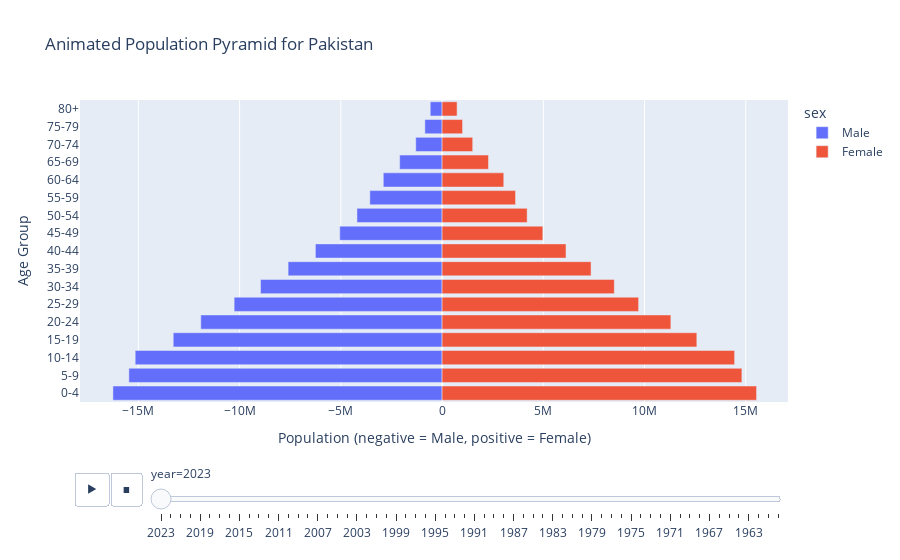

Notebook code for this chart:
### Code cell
# example usage
fig = animated_population_pyramid_wide(SA_df, country="Pakistan", animate_by='year')
fig.show()

### Figure 1 — Plotly figure (JSON) as saved in the notebook; plotly's stock layout.template omitted (floating-point values rounded to 4 significant figures)
{"data": [{"alignmentgroup": "True", "hovertemplate": "sex=Male<br>year=2023<br>population=%{x}<br>age_group=%{y}<extra></extra>", "legendgroup": "Male", "marker": {"color": "#636efa", "pattern": {"shape": ""}}, "name": "Male", "offsetgroup": "Male", "orientation": "h", "showlegend": true, "textposition": "auto", "type": "bar", "x": [-16257247, -15468716, -15157142, -13278663, -11916715, -10270086, -8964742, -7604308, -6256806, -5053256, -4204182, -3567569, -2903480, -2094500, -1300572, -849637, -583624], "xaxis": "x", "y": ["0-4", "5-9", "10-14", "15-19", "20-24", "25-29", "30-34", "35-39", "40-44", "45-49", "50-54", "55-59", "60-64", "65-69", "70-74", "75-79", "80+"], "yaxis": "y"}, {"alignmentgroup": "True", "hovertemplate": "sex=Female<br>year=2023<br>population=%{x}<br>age_group=%{y}<extra></extra>", "legendgroup": "Female", "marker": {"color": "#EF553B", "pattern": {"shape": ""}}, "name": "Female", "offsetgroup": "Female", "orientation": "h", "showlegend": true, "textposition": "auto", "type": "bar", "x": [15532166, 14807969, 14447627, 12582452, 11299772, 9706986, 8506781, 7357927, 6120022, 4976816, 4202041, 3628493, 3046567, 2293654, 1511994, 1011374, 740603], "xaxis": "x", "y": ["0-4", "5-9", "10-14", "15-19", "20-24", "25-29", "30-34", "35-39", "40-44", "45-49", "50-54", "55-59", "60-64", "65-69", "70-74", "75-79", "80+"], "yaxis": "y"}], "layout": {"barmode": "relative", "legend": {"title": {"text": "sex"}, "tracegroupgap": 0}, "sliders": [{"active": 0, "currentvalue": {"prefix": "year="}, "len": 0.9, "pad": {"b": 10, "t": 60}, "steps": [{"args": [["2023"], {"frame": {"duration": 0, "redraw": true}, "fromcurrent": true, "mode": "immediate", "transition": {"duration": 0, "easing": "linear"}}], "label": "2023", "method": "animate"}, {"args": [["2022"], {"frame": {"duration": 0, "redraw": true}, "fromcurrent": true, "mode": "immediate", "transition": {"duration": 0, "easing": "linear"}}], "label": "2022", "method": "animate"}, {"args": [["2021"], {"frame": {"duration": 0, "redraw": true}, "fromcurrent": true, "mode": "immediate", "transition": {"duration": 0, "easing": "linear"}}], "label": "2021", "method": "animate"}, {"args": [["2020"], {"frame": {"duration": 0, "redraw": true}, "fromcurrent": true, "mode": "immediate", "transition": {"duration": 0, "easing": "linear"}}], "label": "2020", "method": "animate"}, {"args": [["2019"], {"frame": {"duration": 0, "redraw": true}, "fromcurrent": true, "mode": "immediate", "transition": {"duration": 0, "easing": "linear"}}], "label": "2019", "method": "animate"}, {"args": [["2018"], {"frame": {"duration": 0, "redraw": true}, "fromcurrent": true, "mode": "immediate", "transition": {"duration": 0, "easing": "linear"}}], "label": "2018", "method": "animate"}, {"args": [["2017"], {"frame": {"duration": 0, "redraw": true}, "fromcurrent": true, "mode": "immediate", "transition": {"duration": 0, "easing": "linear"}}], "label": "2017", "method": "animate"}, {"args": [["2016"], {"frame": {"duration": 0, "redraw": true}, "fromcurrent": true, "mode": "immediate", "transition": {"duration": 0, "easing": "linear"}}], "label": "2016", "method": "animate"}, {"args": [["2015"], {"frame": {"duration": 0, "redraw": true}, "fromcurrent": true, "mode": "immediate", "transition": {"duration": 0, "easing": "linear"}}], "label": "2015", "method": "animate"}, {"args": [["2014"], {"frame": {"duration": 0, "redraw": true}, "fromcurrent": true, "mode": "immediate", "transition": {"duration": 0, "easing": "linear"}}], "label": "2014", "method": "animate"}, {"args": [["2013"], {"frame": {"duration": 0, "redraw": true}, "fromcurrent": true, "mode": "immediate", "transition": {"duration": 0, "easing": "linear"}}], "label": "2013", "method": "animate"}, {"args": [["2012"], {"frame": {"duration": 0, "redraw": true}, "fromcurrent": true, "mode": "immediate", "transition": {"duration": 0, "easing": "linear"}}], "label": "2012", "method": "animate"}, {"args": [["2011"], {"frame": {"duration": 0, "redraw": true}, "fromcurrent": true, "mode": "immediate", "transition": {"duration": 0, "easing": "linear"}}], "label": "2011", "method": "animate"}, {"args": [["2010"], {"frame": {"duration": 0, "redraw": true}, "fromcurrent": true, "mode": "immediate", "transition": {"duration": 0, "easing": "linear"}}], "label": "2010", "method": "animate"}, {"args": [["2009"], {"frame": {"duration": 0, "redraw": true}, "fromcurrent": true, "mode": "immediate", "transition": {"duration": 0, "easing": "linear"}}], "label": "2009", "method": "animate"}, {"args": [["2008"], {"frame": {"duration": 0, "redraw": true}, "fromcurrent": true, "mode": "immediate", "transition": {"duration": 0, "easing": "linear"}}], "label": "2008", "method": "animate"}, {"args": [["2007"], {"frame": {"duration": 0, "redraw": true}, "fromcurrent": true, "mode": "immediate", "transition": {"duration": 0, "easing": "linear"}}], "label": "2007", "method": "animate"}, {"args": [["2006"], {"frame": {"duration": 0, "redraw": true}, "fromcurrent": true, "mode": "immediate", "transition": {"duration": 0, "easing": "linear"}}], "label": "2006", "method": "animate"}, {"args": [["2005"], {"frame": {"duration": 0, "redraw": true}, "fromcurrent": true, "mode": "immediate", "transition": {"duration": 0, "easing": "linear"}}], "label": "2005", "method": "animate"}, {"args": [["2004"], {"frame": {"duration": 0, "redraw": true}, "fromcurrent": true, "mode": "immediate", "transition": {"duration": 0, "easing": "linear"}}], "label": "2004", "method": "animate"}, {"args": [["2003"], {"frame": {"duration": 0, "redraw": true}, "fromcurrent": true, "mode": "immediate", "transition": {"duration": 0, "easing": "linear"}}], "label": "2003", "method": "animate"}, {"args": [["2002"], {"frame": {"duration": 0, "redraw": true}, "fromcurrent": true, "mode": "immediate", "transition": {"duration": 0, "easing": "linear"}}], "label": "2002", "method": "animate"}, {"args": [["2001"], {"frame": {"duration": 0, "redraw": true}, "fromcurrent": true, "mode": "immediate", "transition": {"duration": 0, "easing": "linear"}}], "label": "2001", "method": "animate"}, {"args": [["2000"], {"frame": {"duration": 0, "redraw": true}, "fromcurrent": true, "mode": "immediate", "transition": {"duration": 0, "easing": "linear"}}], "label": "2000", "method": "animate"}, {"args": [["1999"], {"frame": {"duration": 0, "redraw": true}, "fromcurrent": true, "mode": "immediate", "transition": {"duration": 0, "easing": "linear"}}], "label": "1999", "method": "animate"}, {"args": [["1998"], {"frame": {"duration": 0, "redraw": true}, "fromcurrent": true, "mode": "immediate", "transition": {"duration": 0, "easing": "linear"}}], "label": "1998", "method": "animate"}, {"args": [["1997"], {"frame": {"duration": 0, "redraw": true}, "fromcurrent": true, "mode": "immediate", "transition": {"duration": 0, "easing": "linear"}}], "label": "1997", "method": "animate"}, {"args": [["1996"], {"frame": {"duration": 0, "redraw": true}, "fromcurrent": true, "mode": "immediate", "transition": {"duration": 0, "easing": "linear"}}], "label": "1996", "method": "animate"}, {"args": [["1995"], {"frame": {"duration": 0, "redraw": true}, "fromcurrent": true, "mode": "immediate", "transition": {"duration": 0, "easing": "linear"}}], "label": "1995", "method": "animate"}, {"args": [["1994"], {"frame": {"duration": 0, "redraw": true}, "fromcurrent": true, "mode": "immediate", "transition": {"duration": 0, "easing": "linear"}}], "label": "1994", "method": "animate"}, {"args": [["1993"], {"frame": {"duration": 0, "redraw": true}, "fromcurrent": true, "mode": "immediate", "transition": {"duration": 0, "easing": "linear"}}], "label": "1993", "method": "animate"}, {"args": [["1992"], {"frame": {"duration": 0, "redraw": true}, "fromcurrent": true, "mode": "immediate", "transition": {"duration": 0, "easing": "linear"}}], "label": "1992", "method": "animate"}, {"args": [["1991"], {"frame": {"duration": 0, "redraw": true}, "fromcurrent": true, "mode": "immediate", "transition": {"duration": 0, "easing": "linear"}}], "label": "1991", "method": "animate"}, {"args": [["1990"], {"frame": {"duration": 0, "redraw": true}, "fromcurrent": true, "mode": "immediate", "transition": {"duration": 0, "easing": "linear"}}], "label": "1990", "method": "animate"}, {"args": [["1989"], {"frame": {"duration": 0, "redraw": true}, "fromcurrent": true, "mode": "immediate", "transition": {"duration": 0, "easing": "linear"}}], "label": "1989", "method": "animate"}, {"args": [["1988"], {"frame": {"duration": 0, "redraw": true}, "fromcurrent": true, "mode": "immediate", "transition": {"duration": 0, "easing": "linear"}}], "label": "1988", "method": "animate"}, {"args": [["1987"], {"frame": {"duration": 0, "redraw": true}, "fromcurrent": true, "mode": "immediate", "transition": {"duration": 0, "easing": "linear"}}], "label": "1987", "method": "animate"}, {"args": [["1986"], {"frame": {"duration": 0, "redraw": true}, "fromcurrent": true, "mode": "immediate", "transition": {"duration": 0, "easing": "linear"}}], "label": "1986", "method": "animate"}, {"args": [["1985"], {"frame": {"duration": 0, "redraw": true}, "fromcurrent": true, "mode": "immediate", "transition": {"duration": 0, "easing": "linear"}}], "label": "1985", "method": "animate"}, {"args": [["1984"], {"frame": {"duration": 0, "redraw": true}, "fromcurrent": true, "mode": "immediate", "transition": {"duration": 0, "easing": "linear"}}], "label": "1984", "method": "animate"}, {"args": [["1983"], {"frame": {"duration": 0, "redraw": true}, "fromcurrent": true, "mode": "immediate", "transition": {"duration": 0, "easing": "linear"}}], "label": "1983", "method": "animate"}, {"args": [["1982"], {"frame": {"duration": 0, "redraw": true}, "fromcurrent": true, "mode": "immediate", "transition": {"duration": 0, "easing": "linear"}}], "label": "1982", "method": "animate"}, {"args": [["1981"], {"frame": {"duration": 0, "redraw": true}, "fromcurrent": true, "mode": "immediate", "transition": {"duration": 0, "easing": "linear"}}], "label": "1981", "method": "animate"}, {"args": [["1980"], {"frame": {"duration": 0, "redraw": true}, "fromcurrent": true, "mode": "immediate", "transition": {"duration": 0, "easing": "linear"}}], "label": "1980", "method": "animate"}, {"args": [["1979"], {"frame": {"duration": 0, "redraw": true}, "fromcurrent": true, "mode": "immediate", "transition": {"duration": 0, "easing": "linear"}}], "label": "1979", "method": "animate"}, {"args": [["1978"], {"frame": {"duration": 0, "redraw": true}, "fromcurrent": true, "mode": "immediate", "transition": {"duration": 0, "easing": "linear"}}], "label": "1978", "method": "animate"}, {"args": [["1977"], {"frame": {"duration": 0, "redraw": true}, "fromcurrent": true, "mode": "immediate", "transition": {"duration": 0, "easing": "linear"}}], "label": "1977", "method": "animate"}, {"args": [["1976"], {"frame": {"duration": 0, "redraw": true}, "fromcurrent": true, "mode": "immediate", "transition": {"duration": 0, "easing": "linear"}}], "label": "1976", "method": "animate"}, {"args": [["1975"], {"frame": {"duration": 0, "redraw": true}, "fromcurrent": true, "mode": "immediate", "transition": {"duration": 0, "easing": "linear"}}], "label": "1975", "method": "animate"}, {"args": [["1974"], {"frame": {"duration": 0, "redraw": true}, "fromcurrent": true, "mode": "immediate", "transition": {"duration": 0, "easing": "linear"}}], "label": "1974", "method": "animate"}, {"args": [["1973"], {"frame": {"duration": 0, "redraw": true}, "fromcurrent": true, "mode": "immediate", "transition": {"duration": 0, "easing": "linear"}}], "label": "1973", "method": "animate"}, {"args": [["1972"], {"frame": {"duration": 0, "redraw": true}, "fromcurrent": true, "mode": "immediate", "transition": {"duration": 0, "easing": "linear"}}], "label": "1972", "method": "animate"}, {"args": [["1971"], {"frame": {"duration": 0, "redraw": true}, "fromcurrent": true, "mode": "immediate", "transition": {"duration": 0, "easing": "linear"}}], "label": "1971", "method": "animate"}, {"args": [["1970"], {"frame": {"duration": 0, "redraw": true}, "fromcurrent": true, "mode": "immediate", "transition": {"duration": 0, "easing": "linear"}}], "label": "1970", "method": "animate"}, {"args": [["1969"], {"frame": {"duration": 0, "redraw": true}, "fromcurrent": true, "mode": "immediate", "transition": {"duration": 0, "easing": "linear"}}], "label": "1969", "method": "animate"}, {"args": [["1968"], {"frame": {"duration": 0, "redraw": true}, "fromcurrent": true, "mode": "immediate", "transition": {"duration": 0, "easing": "linear"}}], "label": "1968", "method": "animate"}, {"args": [["1967"], {"frame": {"duration": 0, "redraw": true}, "fromcurrent": true, "mode": "immediate", "transition": {"duration": 0, "easing": "linear"}}], "label": "1967", "method": "animate"}, {"args": [["1966"], {"frame": {"duration": 0, "redraw": true}, "fromcurrent": true, "mode": "immediate", "transition": {"duration": 0, "easing": "linear"}}], "label": "1966", "method": "animate"}, {"args": [["1965"], {"frame": {"duration": 0, "redraw": true}, "fromcurrent": true, "mode": "immediate", "transition": {"duration": 0, "easing": "linear"}}], "label": "1965", "method": "animate"}, {"args": [["1964"], {"frame": {"duration": 0, "redraw": true}, "fromcurrent": true, "mode": "immediate", "transition": {"duration": 0, "easing": "linear"}}], "label": "1964", "method": "animate"}, {"args": [["1963"], {"frame": {"duration": 0, "redraw": true}, "fromcurrent": true, "mode": "immediate", "transition": {"duration": 0, "easing": "linear"}}], "label": "1963", "method": "animate"}, {"args": [["1962"], {"frame": {"duration": 0, "redraw": true}, "fromcurrent": true, "mode": "immediate", "transition": {"duration": 0, "easing": "linear"}}], "label": "1962", "method": "animate"}, {"args": [["1961"], {"frame": {"duration": 0, "redraw": true}, "fromcurrent": true, "mode": "immediate", "transition": {"duration": 0, "easing": "linear"}}], "label": "1961", "method": "animate"}, {"args": [["1960"], {"frame": {"duration": 0, "redraw": true}, "fromcurrent": true, "mode": "immediate", "transition": {"duration": 0, "easing": "linear"}}], "label": "1960", "method": "animate"}], "x": 0.1, "xanchor": "left", "y": 0, "yanchor": "top"}], "title": {"text": "Animated Population Pyramid for Pakistan"}, "updatemenus": [{"buttons": [{"args": [null, {"frame": {"duration": 500, "redraw": true}, "fromcurrent": true, "mode": "immediate", "transition": {"duration": 500, "easing": "linear"}}], "label": "&#9654;", "method": "animate"}, {"args": [[null], {"frame": {"duration": 0, "redraw": true}, "fromcurrent": true, "mode": "immediate", "transition": {"duration": 0, "easing": "linear"}}], "label": "&#9724;", "method": "animate"}], "direction": "left", "pad": {"r": 10, "t": 70}, "showactive": false, "type": "buttons", "x": 0.1, "xanchor": "right", "y": 0, "yanchor": "top"}], "xaxis": {"anchor": "y", "domain": [0, 1], "range": [-17880000.0, 17090000.0], "title": {"text": "Population (negative = Male, positive = Female)"}}, "yaxis": {"anchor": "x", "categoryarray": ["0-4", "5-9", "10-14", "15-19", "20-24", "25-29", "30-34", "35-39", "40-44", "45-49", "50-54", "55-59", "60-64", "65-69", "70-74", "75-79", "80+"], "categoryorder": "array", "domain": [0, 1], "title": {"text": "Age Group"}}}}
